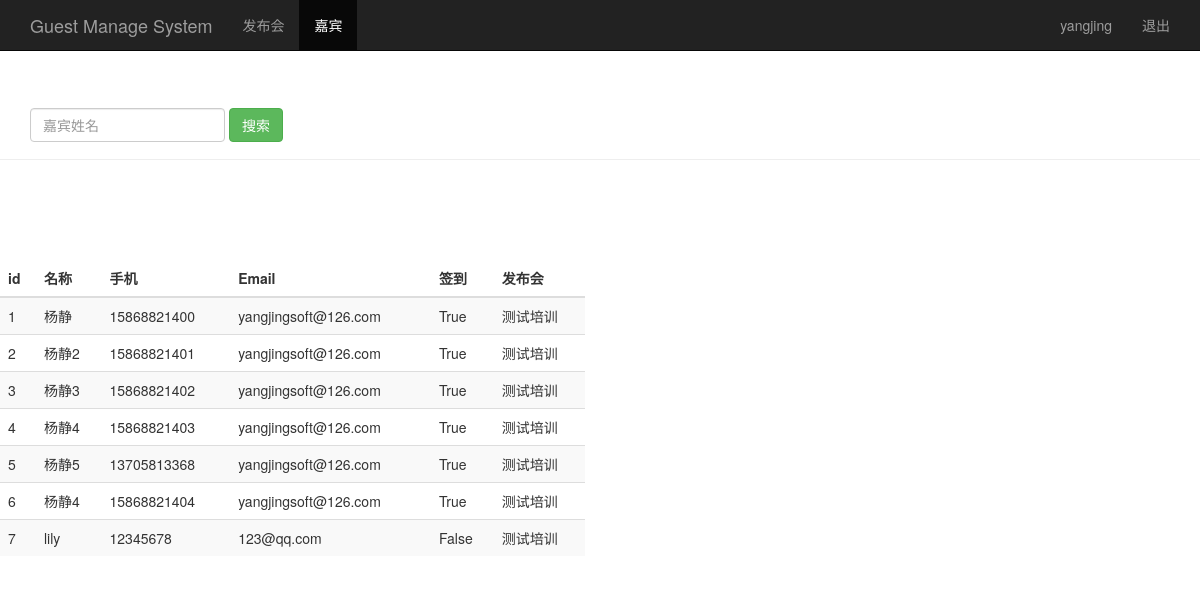
The page /guest_manage/ (signed in) on the database its author committed.
### sign/models.py (models this page shows, shortened)
class Guest(models.Model):
    event = models.ForeignKey(Event)
    realname = models.CharField(max_length=64)
    phone = models.CharField(max_length=16)
    email = models.EmailField()
    sign = models.BooleanField()
    create_time = models.DateTimeField(auto_now=True)
    class Meta:  # 内部类
        unique_together = ("event", "phone")

class Event(models.Model):
    name = models.CharField(max_length=100)
    limit = models.IntegerField()
    status = models.BooleanField()
    address = models.CharField(max_length=200)
    start_time = models.DateTimeField('eventstime')
    create_time = models.DateTimeField(auto_now=True)
    def __str__(self):
        return self.name

### sign/views.py (the view)
# urls.py: url(r'^guest_manage/$', views.guest_manage),
@login_required
def guest_manage(request):
    username = request.session.get('user', '')
    guest_list = Guest.objects.all()
    return render(request, "guest_manage.html", {"user": username, "guests": guest_list})

### sign/templates/guest_manage.html (shortened to what this page needs)
<!DOCTYPE html>
<html lang="en">
<head>
    {% load bootstrap3 %}
    {% bootstrap_css %}
</head>
<body role="document">
<nav class="navbar navbar-inverse navbar-fixed-top">
    <div class="container">
        <div class="navbar-header">
            <a class="navbar-brand" href="#">Guest Manage System</a>
        </div>
        <div id="navbar" class="collapse navbar-collapse">
            <ul class="nav navbar-nav">
                <li><a href="/event_manage/">发布会</a></li>
                <li class="active"><a href="#">嘉宾</a></li>
            </ul>
            <ul class="nav navbar-nav navbar-right">
                <li><a href="#">{{ user }}</a></li>
                <li><a href="/logout">退出</a></li>
            </ul>
        </div>
    </div>
</nav>
<div class="page-header" style="padding-top: 60px">
    <div id="navbar" class="navbar-collapse collapse">
        <form class="navbar-form" method="get" action="/search_guest_name">
            <div class="form-group">
                <input name="realname" type="text" placeholder="嘉宾姓名" class="form-control">
            </div>
            <button type="submit" class="btn btn-success">搜索</button>
        </form>
    </div>
</div>
<div class="row" style="padding-top: 80px;">
    <div class="col-md-6">
        <table class="table table-striped">
            <thead>
            <tr>
                <th>id</th>
                <th>名称</th>
                <th>手机</th>
                <th>Email</th>
                <th>签到</th>
                <th>发布会</th>
            </tr>
            </thead>
            <tbody>
            {% for guest in guests %}
                <tr>
                    <td>{{ guest.id }}</td>
                    <td>{{ guest.realname }}</td>
                    <td>{{ guest.phone }}</td>
                    <td>{{ guest.email }}</td>
                    <td>{{ guest.sign }}</td>
                    <td>{{ guest.event }}</td>
                </tr>
            {% endfor %}
            </tbody>
        </table>
    </div>
</div>
</body>
</html>

### rows shown on the page
Guest: id "1", realname "杨静", phone "15868821400", email "yangjingsoft@126.com", sign "True", event "测试培训"
Guest: id "2", realname "杨静2", phone "15868821401", email "yangjingsoft@126.com", sign "True", event "测试培训"
Guest: id "3", realname "杨静3", phone "15868821402", email "yangjingsoft@126.com", sign "True", event "测试培训"
Guest: id "4", realname "杨静4", phone "15868821403", email "yangjingsoft@126.com", sign "True", event "测试培训"
Guest: id "5", realname "杨静5", phone "13705813368", email "yangjingsoft@126.com", sign "True", event "测试培训"
Guest: id "6", realname "杨静4", phone "15868821404", email "yangjingsoft@126.com", sign "True", event "测试培训"
Guest: id "7", realname "lily", phone "12345678", email "123@qq.com", sign "False", event "测试培训"

### other values the page prints
{{ user }} "yangjing"
